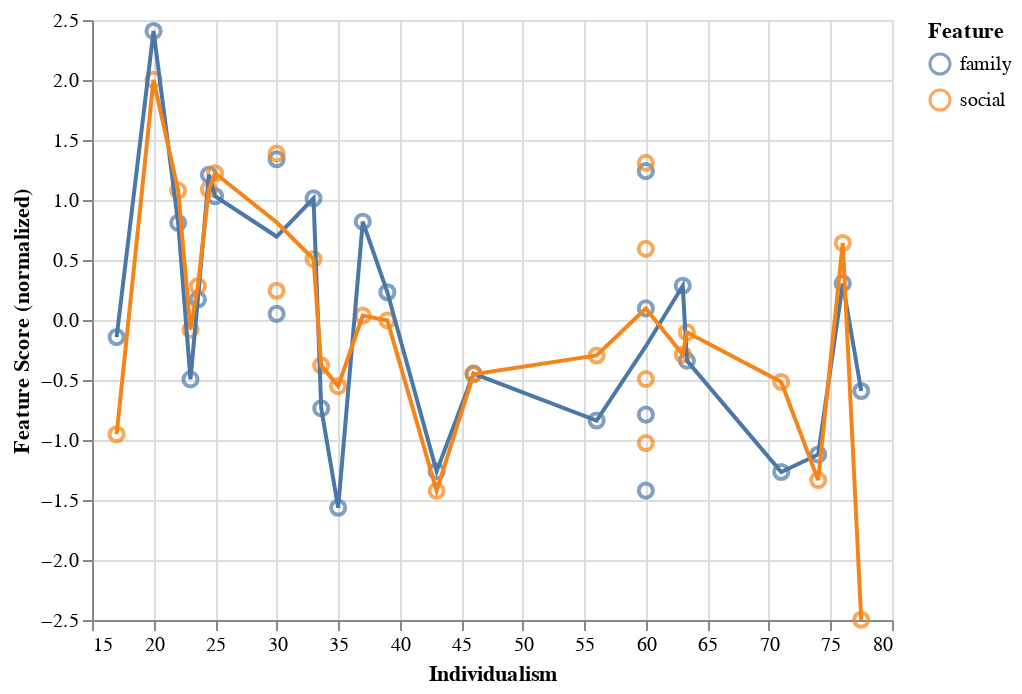

The notebook cell this image was saved under:
### Code cell
plot

### Figure 1 — Vega-Lite specification as saved in the notebook (floating-point values rounded to 4 significant figures)
{"config": {"view": {"continuousWidth": 400, "continuousHeight": 300}}, "layer": [{"mark": {"type": "point", "size": 50}, "encoding": {"color": {"field": "Feature", "type": "nominal"}, "tooltip": [{"field": "Culture", "type": "nominal"}, {"field": "Feature", "type": "nominal"}], "x": {"axis": {"title": "Individualism"}, "field": "idv", "scale": {"zero": false}, "type": "quantitative"}, "y": {"axis": {"title": "Feature Score (normalized)"}, "field": "score", "scale": {"zero": false}, "type": "quantitative"}}}, {"mark": "line", "encoding": {"color": {"field": "Feature", "type": "nominal"}, "x": {"axis": {"title": "Individualism"}, "field": "idv", "scale": {"zero": false}, "type": "quantitative"}, "y": {"aggregate": "mean", "axis": {"title": "Feature Score (normalized)"}, "field": "score", "scale": {"zero": false}, "type": "quantitative"}}}], "data": {"name": "data-6cc5de1c6e676889caae27e222310f80"}, "$schema": "https://vega.github.io/schema/vega-lite/v4.17.0.json", "datasets": {"data-6cc5de1c6e676889caae27e222310f80": [{"Culture": "Albanian", "idv": 20.0, "Feature": "family", "score": 2.408}, {"Culture": "Arabic", "idv": 33.62, "Feature": "family", "score": -0.7357}, {"Culture": "Armenian", "idv": 22.0, "Feature": "family", "score": 0.8093}, {"Culture": "Bulgarian", "idv": 30.0, "Feature": "family", "score": 1.34}, {"Culture": "Chinese", "idv": 17.0, "Feature": "family", "score": -0.1426}, {"Culture": "Croatian", "idv": 33.0, "Feature": "family", "score": 1.014}, {"Culture": "Danish", "idv": 74.0, "Feature": "family", "score": -1.121}, {"Culture": "Dutch", "idv": 77.5, "Feature": "family", "score": -0.592}, {"Culture": "English", "idv": 56.0, "Feature": "family", "score": -0.8378}, {"Culture": "Estonian", "idv": 60.0, "Feature": "family", "score": -1.422}, {"Culture": "Finnish", "idv": 63.0, "Feature": "family", "score": 0.2859}, {"Culture": "French", "idv": 43.0, "Feature": "family", "score": -1.261}, {"Culture": "German", "idv": 63.33, "Feature": "family", "score": -0.3387}, {"Culture": "Greek", "idv": 35.0, "Feature": "family", "score": -1.564}, {"Culture": "Icelandic", "idv": 60.0, "Feature": "family", "score": 0.09641}, {"Culture": "Italian", "idv": 76.0, "Feature": "family", "score": 0.3047}, {"Culture": "Japanese", "idv": 46.0, "Feature": "family", "score": -0.4463}, {"Culture": "Lithuanian", "idv": 60.0, "Feature": "family", "score": 1.24}, {"Culture": "Polish", "idv": 60.0, "Feature": "family", "score": -0.7887}, {"Culture": "Portuguese", "idv": 23.6, "Feature": "family", "score": 0.1706}, {"Culture": "Romanian", "idv": 30.0, "Feature": "family", "score": 0.05117}, {"Culture": "Russian", "idv": 39.0, "Feature": "family", "score": 0.2313}, {"Culture": "Serbian", "idv": 24.5, "Feature": "family", "score": 1.211}, {"Culture": "Spanish", "idv": 23.0, "Feature": "family", "score": -0.4953}, {"Culture": "Swedish", "idv": 71.0, "Feature": "family", "score": -1.267}, {"Culture": "Turkish", "idv": 37.0, "Feature": "family", "score": 0.8191}, {"Culture": "Ukrainian", "idv": 25.0, "Feature": "family", "score": 1.031}, {"Culture": "Albanian", "idv": 20.0, "Feature": "social", "score": 2.001}, {"Culture": "Arabic", "idv": 33.62, "Feature": "social", "score": -0.378}, {"Culture": "Armenian", "idv": 22.0, "Feature": "social", "score": 1.079}, {"Culture": "Bulgarian", "idv": 30.0, "Feature": "social", "score": 1.386}, {"Culture": "Chinese", "idv": 17.0, "Feature": "social", "score": -0.9519}, {"Culture": "Croatian", "idv": 33.0, "Feature": "social", "score": 0.5076}, {"Culture": "Danish", "idv": 74.0, "Feature": "social", "score": -1.334}, {"Culture": "Dutch", "idv": 77.5, "Feature": "social", "score": -2.498}, {"Culture": "English", "idv": 56.0, "Feature": "social", "score": -0.2956}, {"Culture": "Estonian", "idv": 60.0, "Feature": "social", "score": -0.492}, {"Culture": "Finnish", "idv": 63.0, "Feature": "social", "score": -0.2878}, {"Culture": "French", "idv": 43.0, "Feature": "social", "score": -1.423}, {"Culture": "German", "idv": 63.33, "Feature": "social", "score": -0.1025}, {"Culture": "Greek", "idv": 35.0, "Feature": "social", "score": -0.5512}, {"Culture": "Icelandic", "idv": 60.0, "Feature": "social", "score": 0.5922}, {"Culture": "Italian", "idv": 76.0, "Feature": "social", "score": 0.6419}, {"Culture": "Japanese", "idv": 46.0, "Feature": "social", "score": -0.4524}, {"Culture": "Lithuanian", "idv": 60.0, "Feature": "social", "score": 1.31}, {"Culture": "Polish", "idv": 60.0, "Feature": "social", "score": -1.026}, {"Culture": "Portuguese", "idv": 23.6, "Feature": "social", "score": 0.2829}, {"Culture": "Romanian", "idv": 30.0, "Feature": "social", "score": 0.2437}, {"Culture": "Russian", "idv": 39.0, "Feature": "social", "score": -0.003796}, {"Culture": "Serbian", "idv": 24.5, "Feature": "social", "score": 1.09}, {"Culture": "Spanish", "idv": 23.0, "Feature": "social", "score": -0.08002}, {"Culture": "Swedish", "idv": 71.0, "Feature": "social", "score": -0.5166}, {"Culture": "Turkish", "idv": 37.0, "Feature": "social", "score": 0.03677}, {"Culture": "Ukrainian", "idv": 25.0, "Feature": "social", "score": 1.223}]}}
